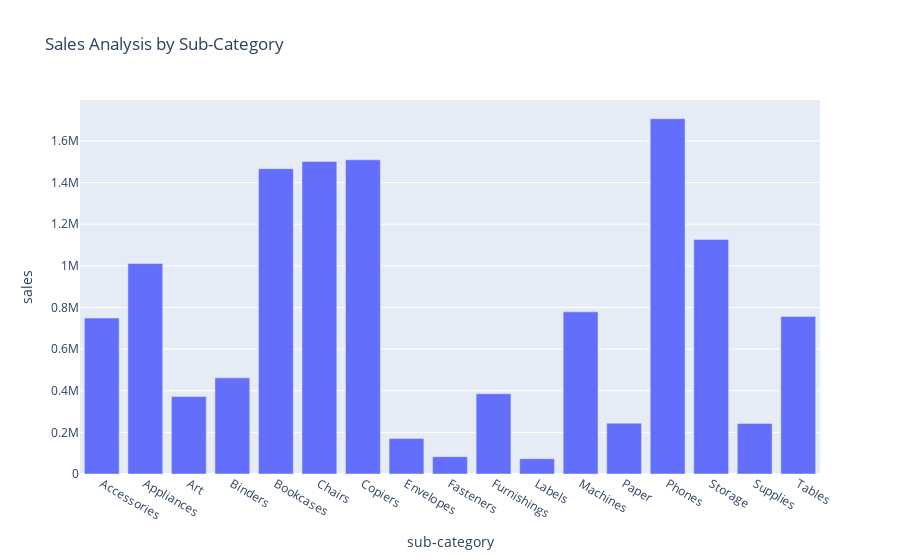

Notebook code for this chart:
### Code cell
sales_by_subcategory = store.groupby('sub-category')['sales'].sum().reset_index()
fig = px.bar(sales_by_subcategory, 
             x='sub-category', 
             y='sales', 
             title='Sales Analysis by Sub-Category')
fig.show()

### Figure 1 — Plotly figure (JSON) as saved in the notebook; plotly's stock layout.template omitted (floating-point values rounded to 4 significant figures)
{"data": [{"alignmentgroup": "True", "hovertemplate": "sub-category=%{x}<br>sales=%{y}<extra></extra>", "legendgroup": "", "marker": {"color": "#636efa", "pattern": {"shape": ""}}, "name": "", "offsetgroup": "", "orientation": "v", "showlegend": false, "textposition": "auto", "type": "bar", "x": ["Accessories", "Appliances", "Art", "Binders", "Bookcases", "Chairs", "Copiers", "Envelopes", "Fasteners", "Furnishings", "Labels", "Machines", "Paper", "Phones", "Storage", "Supplies", "Tables"], "xaxis": "x", "y": [749200.0, 1011000.0, 372100.0, 461900.0, 1467000.0, 1502000.0, 1509000.0, 170900.0, 83240.0, 385600.0, 73400.0, 779100.0, 244300.0, 1707000.0, 1127000.0, 243100.0, 757000.0], "yaxis": "y"}], "layout": {"barmode": "relative", "legend": {"tracegroupgap": 0}, "title": {"text": "Sales Analysis by Sub-Category"}, "xaxis": {"anchor": "y", "domain": [0, 1], "title": {"text": "sub-category"}}, "yaxis": {"anchor": "x", "domain": [0, 1], "title": {"text": "sales"}}}}
